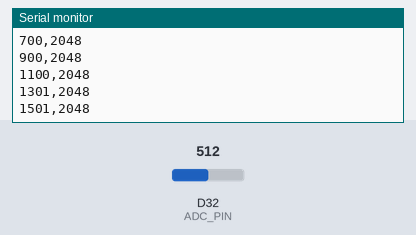
Bench run of a sketch on a simulated Arduino Due. Parts: the last lines printed to the serial monitor. The test bench sets the inputs (shaded band); at power-on: D32 (ADC_PIN) = 512 (analog values on the 0–1023 scale).

Above: at 1.7 s.
1.8 s: D32 (ADC_PIN) set to 716
At 1.86 s:
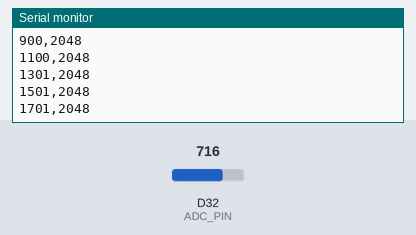
3.3 s: D32 (ADC_PIN) set to 900
At 3.46 s:
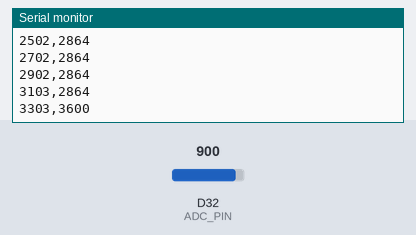
Timing chart, 0 to 6.3 s (numbered marks = the images above; inputs shaded):
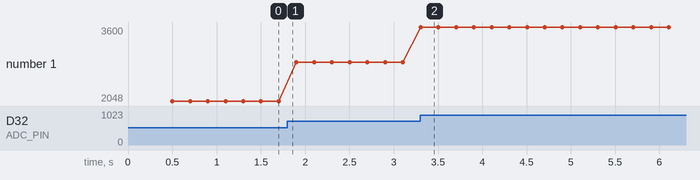

The sketch:

initial_check.ino
```cpp
const int ADC_PIN = 32;
const int SAMPLE_MS = 200;

void setup() {
  Serial.begin(115200);
  delay(500);
  analogReadResolution(12);
  Serial.println("timestamp_ms,adc");
}

void loop() {
  Serial.print(millis());
  Serial.print(",");
  Serial.println(analogRead(ADC_PIN));
  delay(SAMPLE_MS);
}
```

Measured:
- after the input at 3.3 s, the serial monitor: prints a new line at once (image 2)
- plotted number 1: 2048 → 2864 after the input at 1.8 s, 2864 → 3600 after the input at 3.3 s
